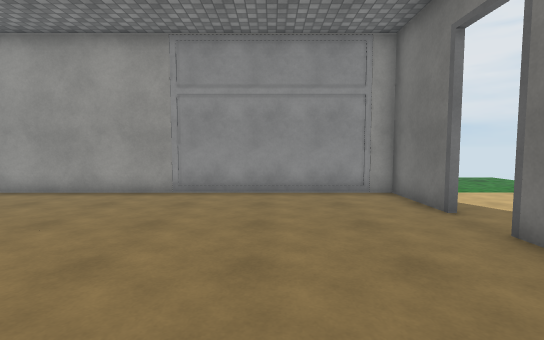
View 1 (above)

24 first-person views from a walk through a Unity game level. The camera is 1.4 m above the floor, tilts 4° down and sees 85° across. Doors are open. The floor is counted in squares, 1 m on a side. Each view is taken from the middle of a square. On the plan, view 1 faces up. The plan holds only what a view shows up to about 14 squares ahead; the rest is blank. The place goes on beyond the plan. Some surface patterns are stand-ins.

View 2
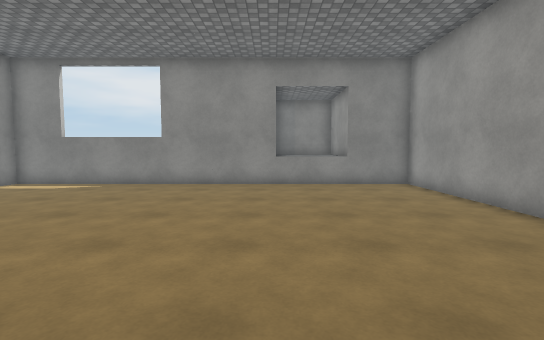

View 3
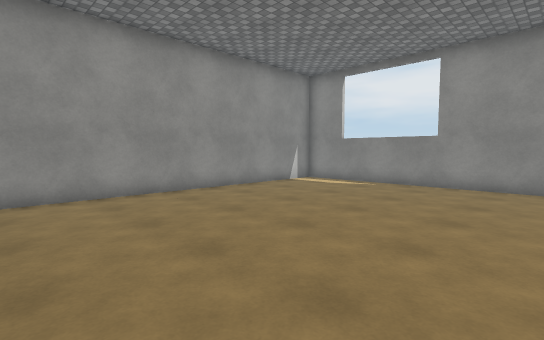

View 4
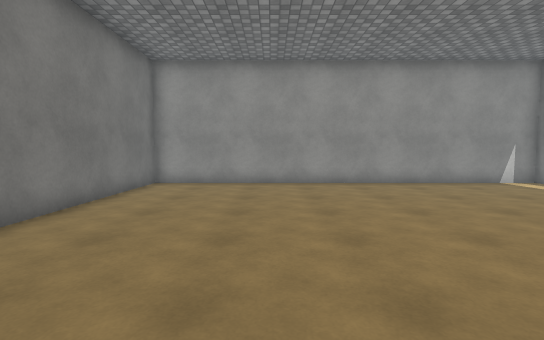

View 5
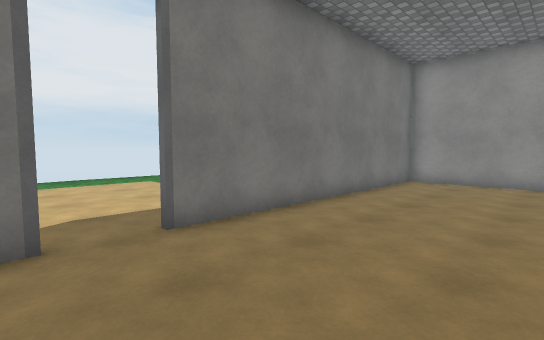

View 6
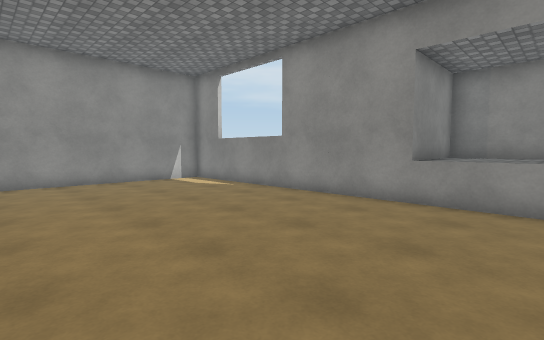

View 7
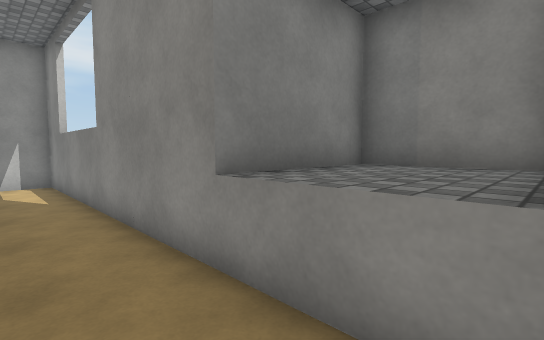

View 8
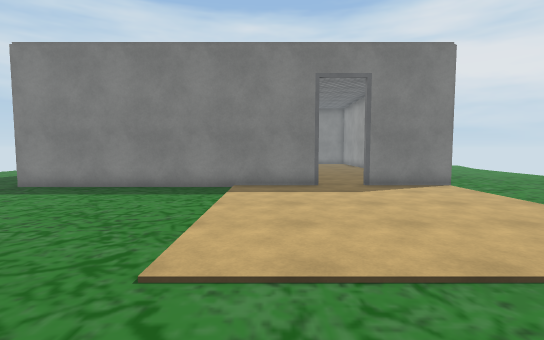

View 9
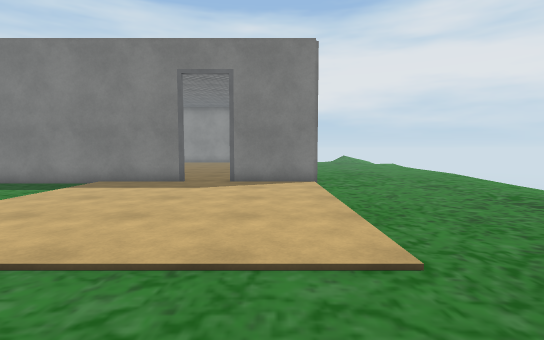

View 10
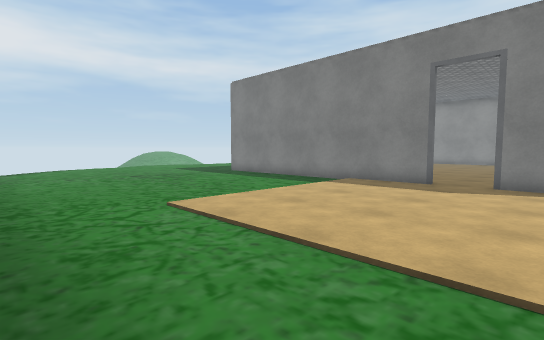

View 11
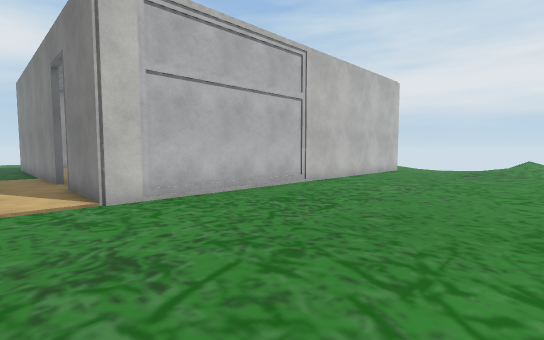

View 12
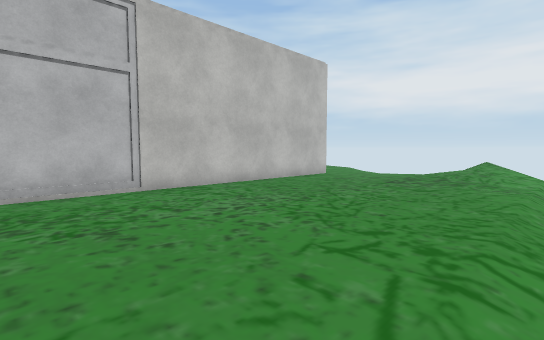

View 13
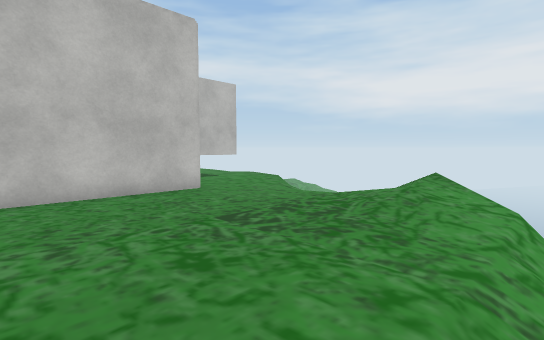

View 14
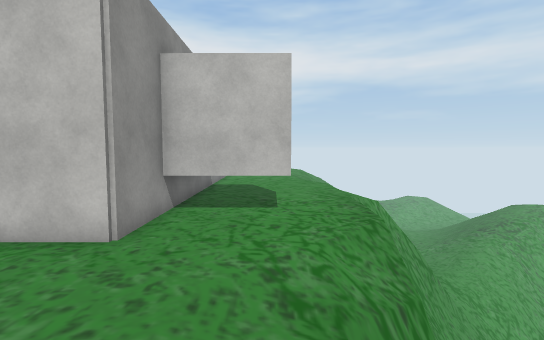

View 15
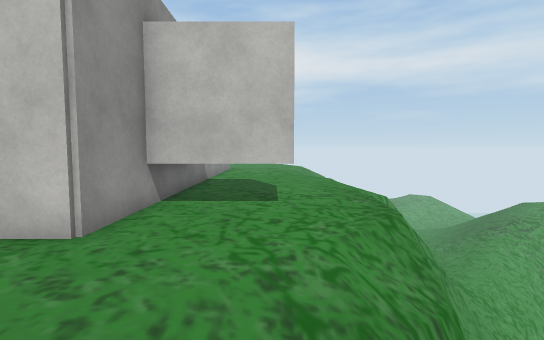

View 16
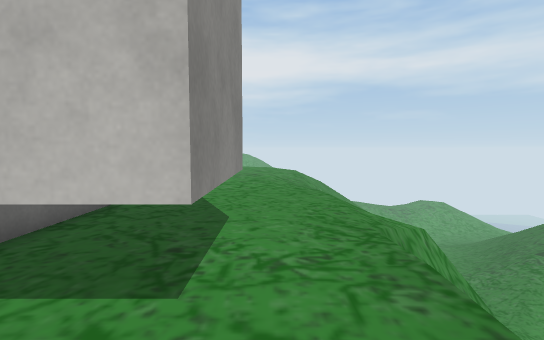

View 17
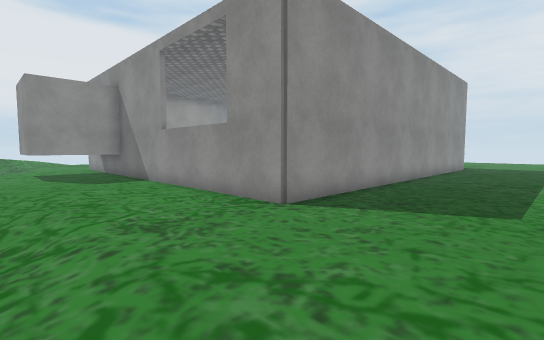

View 18
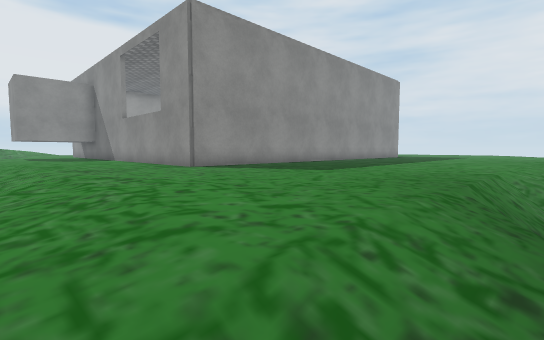

View 19
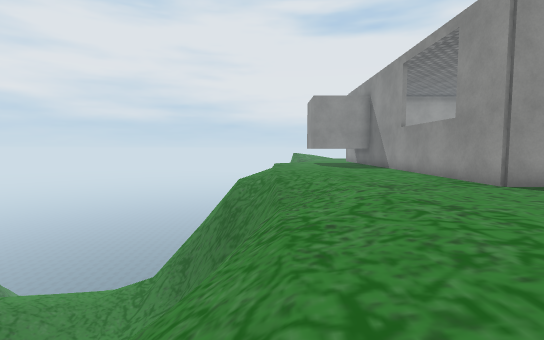

View 20
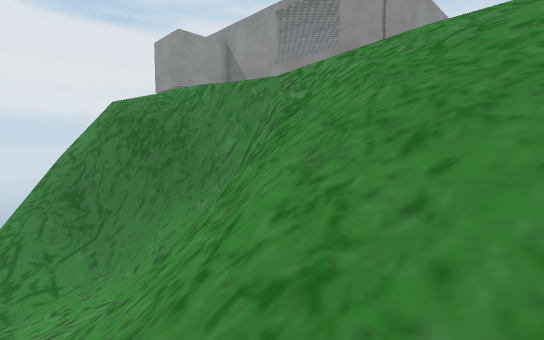

View 21
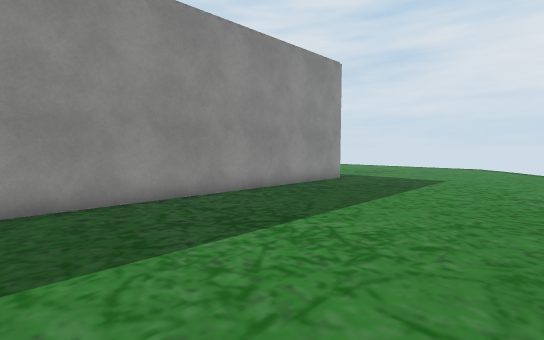

View 22
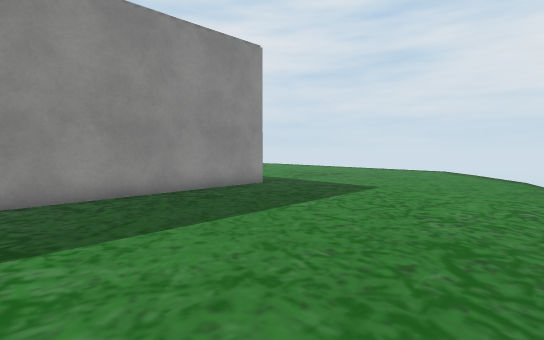

View 23
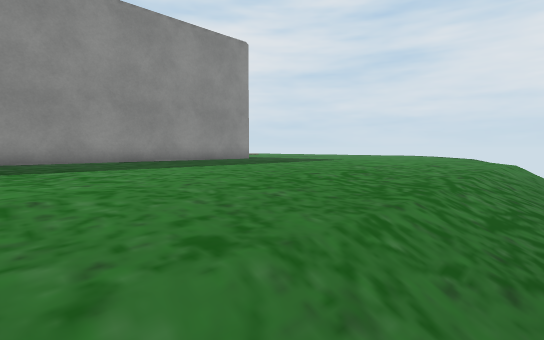

View 24
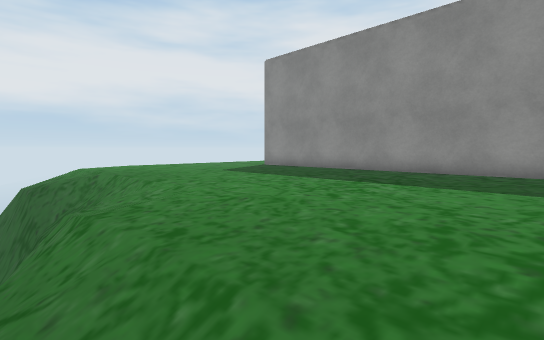

### Floor plan
Key: @ floor where view 1 was taken; # wall or solid block; . main floor; - floor 0.5 m lower than the main floor; / step, stairs or slope; D open door; = window, fence, low wall or low ledge; ^ raised ledge; v drop or lower ground; T thing the floor can be seen under or through; O other object.
Columns run from 24 left of view 1 to 15 right of it. Each row starts with its distance up from view 1.
 18           v//////////// /
 17          v//...................
 16         vO/....................
 15         v///.....................
 14          //........................
 13           .........................
 12         v/..........................
 11        v//...........................
 10       v//...#################.........
  9       v/....#...............#.........
  8       v.....#...............#......... /
  7       v..TTT^...............#..........
  6       v..T^^^...............D...........
  5       v..T^^^...............D...........
  4   #   v..TTT#...............#...........
  3 /##vvv/.....#...............#...........
  2 /#v#v//.....#...............#...........
  1 /=/#v//.....#...............#...........
  0 ///#v//.....#...........@...#...........
 -1 ///#v//.....#...............#...........
 -2 ///#v//.....#...............#...........
 -3 ///##vv-....#...............#...........
 -4 ///##vv-....#...............#..........
 -5 ///##vv/....#...............#..........
 -6 ///##v//....#################..........
 -7  / =#///...............................
 -8  //=#///...............................
 -9  //=////...............................
-10  ///////...............................
-11  ///////.............................
-12 ////////.............................
-13        /............................/
-14       ///////////................../
-15        ////////////..............
-16         vvvvvv  v=//////////////
-17           v     v ////////////

Positions as (right, up) in squares from view 1, and headings:
1: (0, 0), facing up
2: (0, 4), facing left
3: (0, 3), facing down-left
4: (-1, 6), facing down
5: (-1, 7), facing down-right
6: (-4, 7), facing down-left
7: (-10, 7), facing down-left
8: (15, 3), facing left
9: (15, 8), facing left
10: (15, 8), facing down-left
11: (6, 17), facing down-left
12: (0, 18), facing down-left
13: (-7, 18), facing down-left
14: (-15, 15), facing down
15: (-15, 14), facing down
16: (-16, 9), facing down
17: (-17, -11), facing up-right
18: (-17, -15), facing up-right
19: (-18, -14), facing up
20: (-24, -12), facing up-right
21: (-8, -14), facing up-right
22: (-4, -15), facing up-right
23: (-5, -17), facing up-right
24: (-1, -17), facing up-left
